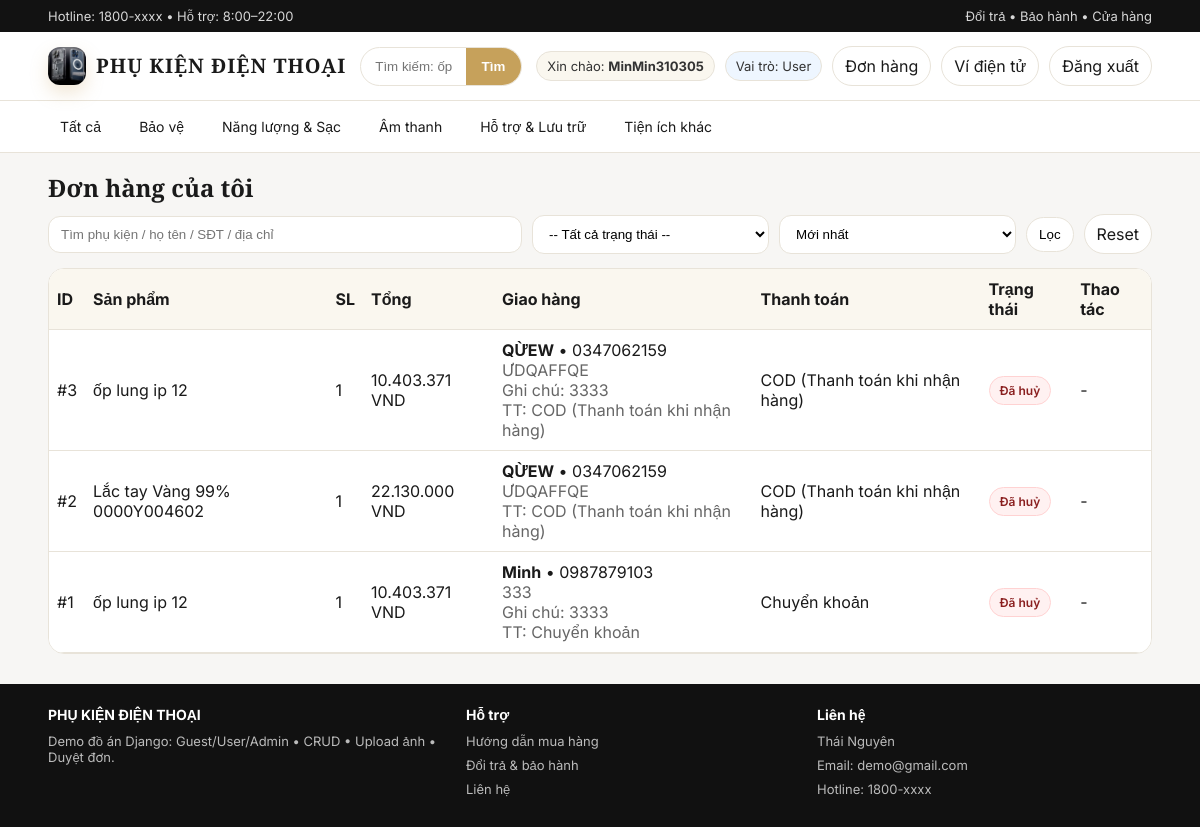
/don-hang/ (signed in), run on the app's committed database.
### shop/models.py (models this page shows, shortened)
class DonHang(models.Model):
    TRANG_THAI = [
        ("Pending", "Chờ xác nhận"),
        ("Confirmed", "Đã xác nhận"),
        ("Cancelled", "Đã huỷ"),
        ("Approved", "Đã duyệt"),
        ("Rejected", "Từ chối"),
    ]
    PHUONG_THUC_TT = [
        ("COD", "COD (Thanh toán khi nhận hàng)"),
        ("ChuyenKhoan", "Chuyển khoản"),
        ("ViDienTu", "Ví điện tử"),
    ]
    nguoi_dat = models.ForeignKey(User, on_delete=models.CASCADE, related_name="don_hangs")
    san_pham = models.ForeignKey(SanPham, on_delete=models.PROTECT, related_name="don_hangs")
    ho_ten = models.CharField(max_length=100, default="")
    sdt = models.CharField(max_length=20, default="")
    dia_chi = models.CharField(max_length=255, default="")
    ghi_chu = models.CharField(max_length=255, blank=True, default="")
    phuong_thuc_tt = models.CharField(max_length=50, choices=PHUONG_THUC_TT, default="COD")
    so_luong = models.IntegerField(default=1)
    tong_tien = models.IntegerField(default=0)
    trang_thai = models.CharField(max_length=20, choices=TRANG_THAI, default="Pending")
    da_hoan_tien = models.BooleanField(default=False)
    tao_luc = models.DateTimeField(auto_now_add=True)

class SanPham(models.Model):
    TRANG_THAI = [
        ("active", "Hoạt động"),
        ("inactive", "Ngừng kinh doanh"),
    ]
    LOAI_SAN_PHAM = [
        ("bao_ve", "Bảo vệ"),
        ("nang_luong_sac", "Năng lượng & Sạc"),
        ("am_thanh", "Âm thanh"),
        ("ho_tro_luu_tru", "Hỗ trợ & Lưu trữ"),
        ("tien_ich_khac", "Tiện ích khác"),
    ]
    ten = models.CharField(max_length=100)
    gia = models.IntegerField(default=0)
    anh = models.ImageField(upload_to="sanpham/", blank=True, null=True, default="sanpham/banner.png")
    trang_thai = models.CharField(max_length=20, choices=TRANG_THAI, default="active")
    loai = models.CharField(max_length=20, choices=LOAI_SAN_PHAM, default="tien_ich_khac")

### shop/views.py (the view)
# urls.py: path("don-hang/", views.ds_don, name="ds_don"),
@login_required
def ds_don(request):
    q = request.GET.get("q", "").strip()
    trang_thai = request.GET.get("trang_thai", "").strip()
    sort = request.GET.get("sort", "newest").strip()
    if sort not in ORDER_SORTS:
        sort = "newest"
    ds = apply_order_filters(
        DonHang.objects.filter(nguoi_dat=request.user).select_related("san_pham"),
        q=q,
        status=trang_thai,
        sort=sort,
    )
    return render(
        request,
        "don_hang.html",
        {
            "ds": ds,
            "q": q,
            "trang_thai": trang_thai,
            "sort": sort,
            "sort_choices": ORDER_SORT_CHOICES,
            "trang_thai_choices": DonHang.TRANG_THAI,
        },
    )

### shop/services.py (called while the page is built, shortened)
def apply_order_filters(queryset, *, q: str = "", status: str = "", payment: str = "", sort: str = "newest"):
    if status in {code for code, _ in DonHang.TRANG_THAI}:
        queryset = queryset.filter(trang_thai=status)
    if payment in {code for code, _ in DonHang.PHUONG_THUC_TT}:
        queryset = queryset.filter(phuong_thuc_tt=payment)
    return queryset.order_by(*ORDER_SORTS.get(sort, ORDER_SORTS["newest"]))

### shop/templatetags/tien.py (called while the page is built)
@register.filter
def vnd(x):
    try:
        x = int(x)
        return f"{x:,}".replace(",", ".")
    except Exception:
        return x

### templates/don_hang.html (shortened to what this page needs)
{% extends "base.html" %}
{% load tien %}
{% block content %}
<h2 style="font-family:'Cormorant Garamond',serif;margin:18px 0 10px;">Đơn hàng của tôi</h2>
<form method="get" class="filter-bar" style="margin-bottom:14px;">
  <input class="input" name="q" value="{{ q }}" placeholder="Tìm phụ kiện / họ tên / SĐT / địa chỉ">
  <select class="input" name="trang_thai">
    <option value="">-- Tất cả trạng thái --</option>
  </select>
  <select class="input" name="sort">
    {% for value, label in sort_choices %}
      <option value="{{ value }}" {% if sort == value %}selected{% endif %}>{{ label }}</option>
    {% endfor %}
  </select>
  <button class="btn" type="submit">Lọc</button>
  <a class="btn" href="{% url 'ds_don' %}">Reset</a>
</form>
<div class="table-wrap">
  <table class="tbl">
    <tr style="background:#faf7ef;">
      <th>ID</th>
      <th>Sản phẩm</th>
      <th>SL</th>
      <th>Tổng</th>
      <th>Giao hàng</th>
      <th>Thanh toán</th>
      <th>Trạng thái</th>
      <th>Thao tác</th>
    </tr>
    {% for d in ds %}
    <tr>
      <td>#{{ d.id }}</td>
      <td>{{ d.san_pham.ten }}</td>
      <td>{{ d.so_luong }}</td>
      <td>{{ d.tong_tien|vnd }} VND</td>
      <td>
        <div><b>{{ d.ho_ten }}</b> • {{ d.sdt }}</div>
        <div class="muted">{{ d.dia_chi }}</div>
        {% if d.ghi_chu %}<div class="muted">Ghi chú: {{ d.ghi_chu }}</div>{% endif %}
        <div class="muted">TT: {{ d.get_phuong_thuc_tt_display }}</div>
      </td>
      <td>
        <div>{{ d.get_phuong_thuc_tt_display }}</div>
      </td>
      <td><span class="status status-{{ d.trang_thai|lower }}">{{ d.get_trang_thai_display }}</span></td>
      <td>
        {% if d.trang_thai == "Pending" %}
          <a class="btn primary" href="{% url 'xac_nhan_don' d.id %}">Xác nhận</a>
          <a class="btn" href="{% url 'huy_don' d.id %}">Huỷ</a>
        {% elif d.trang_thai == "Confirmed" %}
          <a class="btn" href="{% url 'huy_don' d.id %}">Huỷ</a>
        {% else %}
          -
        {% endif %}
      </td>
    </tr>
    {% empty %}
    <tr><td colspan="8" class="muted" style="padding:14px;">Chưa có đơn hàng nào.</td></tr>
    {% endfor %}
  </table>
</div>
{% endblock %}

### templates/base.html (shortened to what this page needs)
{% load static %}
<!DOCTYPE html>
<html>
<head>
  <link rel="stylesheet" href="{% static 'style.css' %}">
</head>
<body>
  <div class="topbar">
    <div class="container">
      <div class="row">
        <div class="muted">Hotline: 1800-xxxx • Hỗ trợ: 8:00–22:00</div>
        <div class="muted">Đổi trả • Bảo hành • Cửa hàng</div>
      </div>
    </div>
  </div>
  <div class="header">
    <div class="container">
      <div class="row">
        <a class="brand" href="{% url 'home' %}">
          <img class="logo" src="{% static 'banner.png' %}" alt="Logo">
          <div>
            <div class="title">PHỤ KIỆN ĐIỆN THOẠI</div>
          </div>
        </a>
        <form class="search" method="get" action="{% url 'home' %}">
          <input name="q" placeholder="Tìm kiếm: ốp điện thoại, tai nghe..." value="{{ request.GET.q|default:'' }}">
          <button type="submit">Tìm</button>
        </form>
        <div class="actions">
          {% if user.is_authenticated %}
            <span class="badge">Xin chào: <b>{{ user.username }}</b></span>
            {% if user.is_staff %}
              <span class="badge role-admin">Vai trò: Admin</span>
            {% else %}
              <span class="badge role-user">Vai trò: User</span>
            {% endif %}
            <a class="btn" href="{% url 'ds_don' %}">Đơn hàng</a>
            <a class="btn" href="{% url 'wallet' %}">Ví điện tử</a>
            <a class="btn" href="{% url 'dang_xuat' %}">Đăng xuất</a>
          {% else %}
            <span class="badge role-guest">Vai trò: Guest</span>
            <a class="btn" href="{% url 'dang_ky' %}">Đăng ký</a>
            <a class="btn primary" href="{% url 'dang_nhap' %}">Đăng nhập</a>
          {% endif %}
                  </div>
      </div>
    </div>
  </div>
  <div class="nav">
    <div class="container">
      <div class="row">
        <a href="{% url 'home' %}">Tất cả</a>
        <a href="{% url 'home' %}?q=Bảo vệ">Bảo vệ</a>
        <a href="{% url 'home' %}?q=Năng lượng">Năng lượng & Sạc</a>
        <a href="{% url 'home' %}?q=Âm thanh">Âm thanh</a>
        <a href="{% url 'home' %}?q=Hỗ trợ">Hỗ trợ & Lưu trữ</a>
        <a href="{% url 'home' %}?q=Tiện ích">Tiện ích khác</a>
      </div>
    </div>
  </div>
  <div class="container">
    {% block content %}{% endblock %}
  </div>
  <div class="footer">
    <div class="container">
      <div class="cols">
        <div>
          <h3>PHỤ KIỆN ĐIỆN THOẠI</h3>
          <p>Demo đồ án Django: Guest/User/Admin • CRUD • Upload ảnh • Duyệt đơn.</p>
        </div>
        <div>
          <h3>Hỗ trợ</h3>
          <p>Hướng dẫn mua hàng</p>
          <p>Đổi trả & bảo hành</p>
          <p>Liên hệ</p>
        </div>
        <div>
          <h3>Liên hệ</h3>
          <p>Thái Nguyên</p>
          <p>Email: demo@gmail.com</p>
          <p>Hotline: 1800-xxxx</p>
        </div>
      </div>
    </div>
  </div>
</body>
</html>

### static/style.css (style rules this page uses)
:root { --bg:#f7f6f4;--card:#fff;--text:#1a1a1a;--muted:#666;--line:#e8e3d9;--gold:#c6a15b;--dark:#111;--success-bg:#eefbf2;--success-line:#bfe7cc;--success-text:#10673a;--error-bg:#fff1f1;--error-line:#ffd2d2;--error-text:#8a1f1f;--warning-bg:#fff8e9;--warning-line:#f2d7a0;--warning-text:#8c5b00;--info-bg:#eef5ff;--info-line:#cddfff;--info-text:#2557a7; }
* { box-sizing:border-box; }
body { margin:0;background:var(--bg);color:var(--text);font-family:"Inter",Arial,sans-serif; }
a { color:inherit;text-decoration:none; }
.container { width:min(1120px,92%);margin:0 auto; }
.topbar { background:#121212;color:#eee;font-size:13px; }
.topbar .row { display:flex;justify-content:space-between;gap:12px;padding:8px 0; }
.topbar .muted { color:#d7d7d7; }
.header { background:#fff;border-bottom:1px solid var(--line); }
.header .row { display:flex;align-items:center;justify-content:space-between;gap:14px;padding:14px 0; }
.brand { display:flex;align-items:center;gap:10px; }
.logo { width:38px;height:38px;border-radius:12px;object-fit:cover;box-shadow:0 8px 18px rgba(198,161,91,.25); }
.brand .title { font-family:"Cormorant Garamond",serif;font-weight:700;letter-spacing:1px;font-size:20px;line-height:1.1; }
.search { flex:1;max-width:540px;display:flex;border:1px solid var(--line);border-radius:999px;overflow:hidden;background:#fff; }
.search input { width:100%;border:0;padding:11px 14px;outline:none;background:transparent; }
.search button { border:0;padding:11px 16px;background:var(--gold);color:#fff;cursor:pointer;font-weight:700; }
.actions { display:flex;gap:10px;align-items:center;flex-wrap:wrap; }
.btn { display:inline-block;padding:9px 12px;border:1px solid var(--line);border-radius:999px;background:#fff;transition:all .18s ease;cursor:pointer; }
.badge { display:inline-block;padding:6px 10px;border-radius:999px;background:#faf7ef;border:1px solid var(--line);font-size:13px;color:#333; }
.role-user { background:#eef6ff; }
.nav { background:#fff;border-bottom:1px solid var(--line); }
.nav .row { display:flex;gap:14px;overflow:auto;padding:10px 0; }
.nav a { white-space:nowrap;font-size:14px;padding:7px 12px;border-radius:999px; }
.card .row,.row { display:flex;gap:8px;align-items:center; }
.input,input[type="text"],input[type="number"],input[type="password"],input[type="email"],select { width:100%;max-width:100%;padding:10px 12px;border-radius:12px;border:1px solid var(--line);background:#fff; }
.footer { background:#111;color:#ddd;padding:22px 0;margin-top:30px; }
.footer .cols { display:grid;grid-template-columns:1.2fr 1fr 1fr;gap:16px; }
.footer h3 { margin:0 0 10px;color:#fff;font-size:14px; }
.footer p { margin:0 0 8px;color:#bbb;font-size:13px; }
.filter-bar { display:grid;grid-template-columns:2fr 1fr 1fr auto auto;gap:10px;align-items:center; }
.table-wrap { overflow:auto;background:#fff;border:1px solid var(--line);border-radius:16px; }
.muted { color:var(--muted); }
.status { display:inline-flex;align-items:center;justify-content:center;padding:6px 10px;border-radius:999px;font-size:12px;font-weight:600;border:1px solid transparent;white-space:nowrap; }
.status-rejected,.status-cancelled,.status-inactive { background:#fff1f1;border-color:#ffd2d2;color:#8a1f1f; }
.tbl { width:100%;border-collapse:collapse;min-width:720px;background:#fff; }
.tbl th,.tbl td { border-bottom:1px solid var(--line);padding:10px 8px;text-align:left;vertical-align:middle; }

### data on the page
DonHang: id "3", san_pham.ten "ốp lung ip 12", so_luong "1", tong_tien|vnd "10.403.371", ho_ten "QỪEW", sdt "0347062159", dia_chi "ƯDQAFFQE", ghi_chu "3333", phuong_thuc_tt "COD (Thanh toán khi nhận hàng)", trang_thai "Đã huỷ"
DonHang: id "2", san_pham.ten "Lắc tay Vàng 99% 0000Y004602", so_luong "1", tong_tien|vnd "22.130.000", ho_ten "QỪEW", sdt "0347062159", dia_chi "ƯDQAFFQE", phuong_thuc_tt "COD (Thanh toán khi nhận hàng)", trang_thai "Đã huỷ"
DonHang: id "1", san_pham.ten "ốp lung ip 12", so_luong "1", tong_tien|vnd "10.403.371", ho_ten "Minh", sdt "0987879103", dia_chi "333", ghi_chu "3333", phuong_thuc_tt "Chuyển khoản", trang_thai "Đã huỷ"

### other printed values
{{ user.username }} "MinMin310305"
form field sort "Mới nhất"
